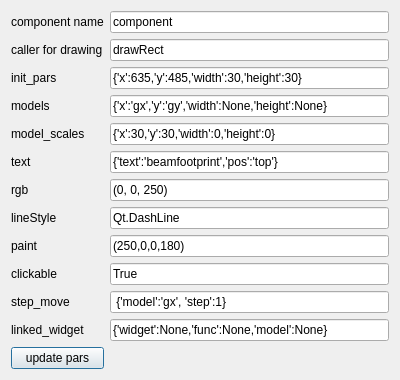
<?xml version="1.0" encoding="UTF-8"?>
<ui version="4.0">
 <class>Dialog</class>
 <widget class="QDialog" name="Dialog">
  <property name="geometry">
   <rect>
    <x>0</x>
    <y>0</y>
    <width>400</width>
    <height>355</height>
   </rect>
  </property>
  <property name="windowTitle">
   <string>Dialog</string>
  </property>
  <layout class="QVBoxLayout" name="verticalLayout">
   <item>
    <layout class="QGridLayout" name="gridLayout">
     <item row="14" column="1">
      <widget class="QLineEdit" name="lineEdit_linked_widget">
       <property name="text">
        <string>{'widget':None,'func':None,'model':None}</string>
       </property>
      </widget>
     </item>
     <item row="4" column="0">
      <widget class="QLabel" name="label_5">
       <property name="text">
        <string>model_scales</string>
       </property>
      </widget>
     </item>
     <item row="4" column="1">
      <widget class="QLineEdit" name="lineEdit_model_scales">
       <property name="text">
        <string>{'x':30,'y':30,'width':0,'height':0}</string>
       </property>
      </widget>
     </item>
     <item row="5" column="0">
      <widget class="QLabel" name="label_7">
       <property name="text">
        <string>text</string>
       </property>
      </widget>
     </item>
     <item row="5" column="1">
      <widget class="QLineEdit" name="lineEdit_text">
       <property name="text">
        <string>{'text':'beamfootprint','pos':'top'}</string>
       </property>
      </widget>
     </item>
     <item row="1" column="1">
      <widget class="QLineEdit" name="lineEdit_caller">
       <property name="text">
        <string>drawRect</string>
       </property>
      </widget>
     </item>
     <item row="0" column="1">
      <widget class="QLineEdit" name="lineEdit_key">
       <property name="text">
        <string>component</string>
       </property>
      </widget>
     </item>
     <item row="1" column="0">
      <widget class="QLabel" name="label_2">
       <property name="text">
        <string>caller for drawing</string>
       </property>
      </widget>
     </item>
     <item row="2" column="1">
      <widget class="QLineEdit" name="lineEdit_init_pars">
       <property name="text">
        <string>{'x':635,'y':485,'width':30,'height':30}</string>
       </property>
      </widget>
     </item>
     <item row="3" column="1">
      <widget class="QLineEdit" name="lineEdit_models">
       <property name="text">
        <string>{'x':'gx','y':'gy','width':None,'height':None}</string>
       </property>
      </widget>
     </item>
     <item row="2" column="0">
      <widget class="QLabel" name="label_3">
       <property name="text">
        <string>init_pars</string>
       </property>
      </widget>
     </item>
     <item row="3" column="0">
      <widget class="QLabel" name="label_4">
       <property name="text">
        <string>models</string>
       </property>
      </widget>
     </item>
     <item row="8" column="0">
      <widget class="QLabel" name="label_9">
       <property name="text">
        <string>lineStyle</string>
       </property>
      </widget>
     </item>
     <item row="8" column="1">
      <widget class="QLineEdit" name="lineEdit_lineStyle">
       <property name="text">
        <string>Qt.DashLine</string>
       </property>
      </widget>
     </item>
     <item row="6" column="1">
      <widget class="QLineEdit" name="lineEdit_rgb">
       <property name="text">
        <string>(0, 0, 250)</string>
       </property>
      </widget>
     </item>
     <item row="0" column="0">
      <widget class="QLabel" name="label">
       <property name="text">
        <string>component name</string>
       </property>
      </widget>
     </item>
     <item row="11" column="0">
      <widget class="QLabel" name="label_12">
       <property name="text">
        <string>step_move</string>
       </property>
      </widget>
     </item>
     <item row="11" column="1">
      <widget class="QLineEdit" name="lineEdit_step_move">
       <property name="text">
        <string> {'model':'gx', 'step':1}</string>
       </property>
      </widget>
     </item>
     <item row="6" column="0">
      <widget class="QLabel" name="label_8">
       <property name="text">
        <string>rgb</string>
       </property>
      </widget>
     </item>
     <item row="9" column="1">
      <widget class="QLineEdit" name="lineEdit_paint">
       <property name="text">
        <string>(250,0,0,180)</string>
       </property>
      </widget>
     </item>
     <item row="10" column="1">
      <widget class="QLineEdit" name="lineEdit_clickable">
       <property name="text">
        <string>True</string>
       </property>
      </widget>
     </item>
     <item row="10" column="0">
      <widget class="QLabel" name="label_11">
       <property name="text">
        <string>clickable</string>
       </property>
      </widget>
     </item>
     <item row="9" column="0">
      <widget class="QLabel" name="label_10">
       <property name="text">
        <string>paint</string>
       </property>
      </widget>
     </item>
     <item row="14" column="0">
      <widget class="QLabel" name="label_6">
       <property name="sizePolicy">
        <sizepolicy hsizetype="Preferred" vsizetype="Fixed">
         <horstretch>0</horstretch>
         <verstretch>0</verstretch>
        </sizepolicy>
       </property>
       <property name="text">
        <string>linked_widget</string>
       </property>
      </widget>
     </item>
     <item row="15" column="0">
      <widget class="QPushButton" name="pushButton_update">
       <property name="text">
        <string>update pars</string>
       </property>
      </widget>
     </item>
    </layout>
   </item>
  </layout>
 </widget>
 <resources/>
 <connections/>
</ui>
